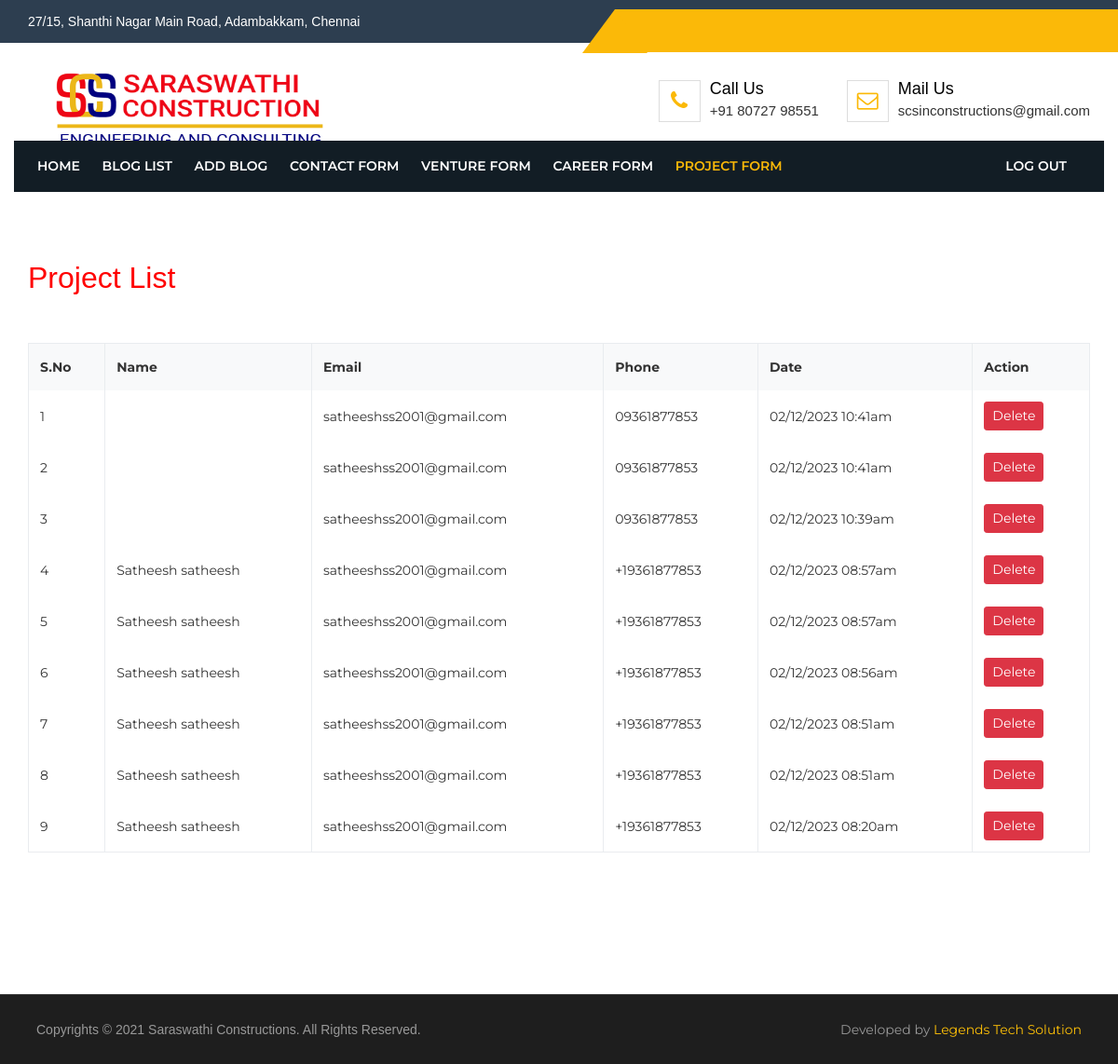
The app's page /project_mail.php (signed in) with its own data.
### tables this page shows
CREATE TABLE `brochure_requests` (
  `id` int(11) NOT NULL,
  `name` varchar(255) NOT NULL,
  `email` varchar(255) NOT NULL,
  `mobile` varchar(15) NOT NULL,
  `created_at` timestamp NOT NULL DEFAULT current_timestamp()
);

### project_mail.php (the view, shortened to what this page needs)
<?php
include('connection.php');
$sql_mail = "SELECT * FROM brochure_requests ORDER BY id DESC";
$result_mail = mysqli_query($conn, $sql_mail);
?>
<!DOCTYPE html>
<html lang="en">
<head>
    <link rel="stylesheet" href="assets/css/bootstrap.min.css">
    <link rel="stylesheet" href="assets/css/font-awesome.min.css">
    <link rel="stylesheet" href="assets/css/animate.min.css">
    <link rel="stylesheet" href="assets/css/owl.carousel.css">
    <link rel="stylesheet" href="assets/css/slicknav.min.css">
    <link rel="stylesheet" href="assets/css/magnific-popup.css">
    <link rel="stylesheet" href="assets/css/style.css">
    <link rel="stylesheet" href="assets/css/responsive.css">
    <link rel="stylesheet" href="https://cdnjs.cloudflare.com/ajax/libs/font-awesome/4.7.0/css/font-awesome.min.css">
</head>
<body>
    <header class="construct-header-area">
        <div class="header-top-area">
            <div class="header-top-overlay"></div>
            <div class="container">
                <div class="row">
                    <div class="col-md-6 col-sm-12">
                        <div class="header-top-left">
                            <p style="font-size: 14px;">27/15, Shanthi Nagar Main Road, Adambakkam, Chennai</p>
                        </div>
                    </div>
                    <div class="col-md-6 col-sm-12">
                    </div>
                </div>
            </div>
        </div>
        <div class="header-logo-area">
            <div class="container">
                <div class="row">
                    <div class="col-lg-5 col-md-5 col-sm-5">
                        <div class="construct-logo">
                            <a href="index.php">
                                <img src="assets/img/logo_new.png" class="img-fluid" alt="site logo"
                                    style="width:350px; height:100px" />
                            </a>
                        </div>
                    </div>
                    <div class="col-lg-7 col-md-7 col-sm-7">
                        <div class="logoright-section">
                            <div class="single-logo-right">
                                <div class="logo-right-icon">
                                    <i class="fa fa-phone"></i>
                                </div>
                                <div class="logo-right-text">
                                    <h4>call us</h4>
                                    <p>+91 80727 98551</p>
                                </div>
                            </div>
                            <div class="single-logo-right">
                                <div class="logo-right-icon">
                                    <i class="fa fa-envelope-o"></i>
                                </div>
                                <div class="logo-right-text">
                                    <h4>Mail us</h4>
                                    <p>scsinconstructions@gmail.com</p>
                                </div>
                            </div>
                        </div>
                    </div>
                </div>
            </div>
        </div>
        <div class="mainmenu-area">
            <div class="container">
                <div class="row">
                    <div class="col-md-10">
                        <div class="mainmenu">
                            <ul id="construct_navigation">
                                <li><a href="index.php">Home</a></li>
                                <li><a href="blog_view.php">Blog List</a></li>
                                <li><a href="add_blog.php">Add Blog</a></li>
                                <li><a href="mail.php">Contact Form</a></li>
                                <li><a href="venture_mail.php">Venture Form</a></li>
                                <li><a href="carrer_mail.php">Career Form</a></li>
                                <li class="current-page-item"><a href="project_mail.php">Project Form</a></li>
                                <li style="float:right; margin-right:-180px;"><a href="logout.php">Log out</a></li>
                            </ul>
                        </div>
                    </div>
                </div>
            </div>
        </div>
    </header>
    <section class="construct-blog-page-area section_100">
        <div class="container">
            <div class="row">
                <div class=" col-lg-12 col-md-12 col-sm-12">
                    <h2 style="color:red;">Project List </h2><br><br>
                    <div id="overflowTest">
                        <table class="table table-bordered table-striped table-hover" id="overflowTest">
                            <thead>
                                <tr class="bg-light">
                                    <th>S.No</th>
                                    <th>Name</th>
                                    <th>Email</th>
                                    <th>Phone</th>
                                    <th>Date</th>
                                    <th>Action</th>
                                </tr>
                            </thead>
                            <tbody>
                                <?php $i = 1;
                                while ($row_mail = mysqli_fetch_array($result_mail)) {
                                    ?>
                                    <tr>
                                        <td>
                                            <?php echo $i; ?>
                                        </td>
                                        <td>
                                            <?php echo $row_mail['name']; ?>
                                        </td>
                                        <td>
                                            <?php echo $row_mail['email']; ?>
                                        </td>
                                        <td>
                                            <?php echo $row_mail['mobile']; ?>
                                        </td>
                                        <td>
                                            <?php $date = $row_mail['created_at'];
                                            $dateformat = new DateTime($date);
                                            $formattedDate = $dateformat->format('d/m/Y h:ia');
                                            echo $formattedDate;
                                            ?>
                                        </td>
                                        <td>
                                            <a href="project_mail.php?delete_id=<?php echo $row_mail['id']; ?>"
                                                class="btn btn-sm btn-danger"
                                                onclick="return confirm('Are you sure you want to delete ?');">Delete</a>
                                        </td>
                                    </tr>
                                    <?php
                                    $i++;
                                }
                                ?>
                            </tbody>
                        </table>
                    </div>
                </div>
            </div>
        </div>
    </section><br><br>
    <?php
    include('footer_admin.php');
    ?>
</body>
</html>

### footer_admin.php
<footer class="construct-footer-area">
   <div class="construct-footer-bottom-area section_15 p-4">
      <div class="container">
         <div class="row">
            <div class="col-md-6">
               <div class="copyright-left">
                  <p style="font-size:14px;">Copyrights &copy; 2021 Saraswathi Constructions. All Rights Reserved. </p>
               </div>
            </div>
            <div class="col-md-6">
               <div class="copyright-right">
                  <a target="_blank;" href="https://www.legendstechsolution.com/">Developed by <span class="text-warning" onmouseover="this.style.color='orange';" onmouseout="this.style.color='yellow';">Legends Tech Solution</span></a>
               </div>
            </div>
         </div>
      </div>
   </div>
</footer>

### assets/css/style.css (style rules this page uses)
body { font-family: 'Montserrat', sans-serif; font-size: 14px; line-height: 26px; color: #333; font-weight: 400 }
html, body { height: 100%; }
img { max-width: auto; height: auto }
h1, h2, h3, h4, h5, h6, p { margin: 0; padding: 0; font-family: "Nunito", sans-serif; }
p { font-size: 15px; }
a { -webkit-transition: all 0.4s ease 0s; transition: all 0.4s ease 0s; color: inherit }
ul, ol { margin: 0; padding: 0; }
li { list-style-type: none; }
.table { margin-bottom: 0 }
.section_100 { padding: 100px 0; }
.section_15 { padding: 15px 0 }
@media (min-width:576px) { .container { max-width: 540px } }
@media (min-width:768px) { .container { max-width: 750px } }
@media (min-width:992px) { .container { max-width: 970px } }
@media (min-width:1200px) { .container { max-width: 1170px } }
.slicknav_nav a { font-size: 16px; margin: 0; text-transform: capitalize; -webkit-transition: all 0.4s ease 0s; transition: all 0.4s ease 0s; color: #000 }
.slicknav_nav li { border-bottom: 1px solid #aaa; }
.slicknav_nav li:last-child { border-bottom: 0px solid #aaa }
.slicknav_nav { background: #fff none repeat scroll 0 0; border-top: 1px solid #e5aa0a; box-shadow: 0 0 8px rgba(34, 30, 31, 0.3); }
.header-top-area { background: #2d3e50 none repeat scroll 0 0; color: #fff; position: relative }
.header-top-overlay:before { border-color: #fbb908 transparent; border-style: solid; border-width: 0 35px 47px; content: ""; left: -35px; position: absolute; }
.header-top-overlay { background: #fbb908 none repeat scroll 0 0; height: 100%; position: absolute; right: 0; top: 10px; width: 45%; }
.header-top-left { padding: 10px 0; }
.header-logo-area { padding: 20px 0 15px; }
.logoright-section { float: right; padding-top: 20px; }
.single-logo-right { float: left; margin-right: 30px; }
.single-logo-right:last-child { margin-right: 0px; }
.logo-right-icon { border: 1px solid #ddd; color: #fbb908; float: left; font-size: 23px; height: 45px; line-height: 43px; margin-right: 10px; text-align: center; width: 45px; }
.logo-right-text { overflow: hidden; }
.logo-right-text>h4 { color: #000; text-transform: capitalize; font-size: 18px }
.construct-header-area { position: relative; }
.mainmenu-area { margin-top: -30px; position: absolute; width: 100%; z-index: 999; }
.mainmenu-area .container { background: #121d25 none repeat scroll 0 0; min-height: 55px; }
.mainmenu li { display: inline-block; position: relative }
.mainmenu li>a { display: block; font-weight: 600; padding: 14px 10px; text-transform: uppercase; color: #fff }
.mainmenu li>a:hover, .mainmenu li.current-page-item>a { color: #fbb908 }
.construct-footer-bottom-area { border-top: 1px solid #353535; background: #1e1e1e none repeat scroll 0 0; color: #999; }
.copyright-left { text-align: left; font-weight: 400 }
.copyright-right { text-align: right; font-weight: 400 }
.table>tbody>tr>td, .table>tbody>tr>th, .table>tfoot>tr>td, .table>tfoot>tr>th, .table>thead>tr>td, .table>thead>tr>th { border-bottom: 0 solid #ddd; border-top: 0 solid #ddd; vertical-align: middle; }
.table-striped>tbody>tr:nth-of-type(2n+1) { background-color: #fff; }

### project_mail.php (style rules this page uses)
#overflowTest { width: 100%; max-height: 600px; overflow: scroll; }
td, tr { flex-grow: 1; }

### records on screen
brochure_requests: email "satheeshss2001@gmail.com", mobile "09361877853", created_at "02/12/2023 10:41am"
brochure_requests: email "satheeshss2001@gmail.com", mobile "09361877853", created_at "02/12/2023 10:41am"
brochure_requests: email "satheeshss2001@gmail.com", mobile "09361877853", created_at "02/12/2023 10:39am"
brochure_requests: name "Satheesh satheesh", email "satheeshss2001@gmail.com", mobile "+19361877853", created_at "02/12/2023 08:57am"
brochure_requests: name "Satheesh satheesh", email "satheeshss2001@gmail.com", mobile "+19361877853", created_at "02/12/2023 08:57am"
brochure_requests: name "Satheesh satheesh", email "satheeshss2001@gmail.com", mobile "+19361877853", created_at "02/12/2023 08:56am"
brochure_requests: name "Satheesh satheesh", email "satheeshss2001@gmail.com", mobile "+19361877853", created_at "02/12/2023 08:51am"
brochure_requests: name "Satheesh satheesh", email "satheeshss2001@gmail.com", mobile "+19361877853", created_at "02/12/2023 08:51am"
brochure_requests: name "Satheesh satheesh", email "satheeshss2001@gmail.com", mobile "+19361877853", created_at "02/12/2023 08:20am"
